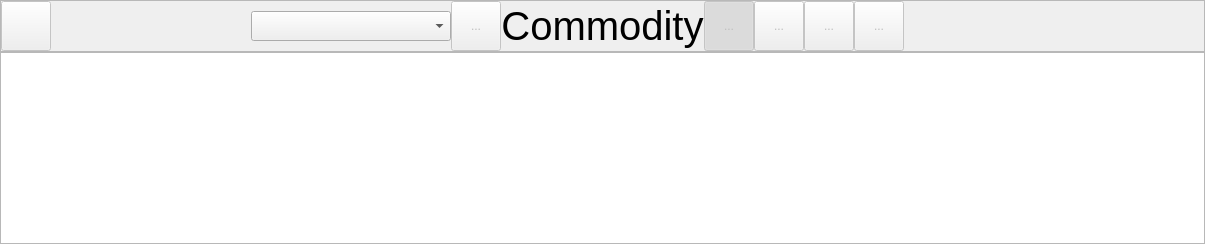
      <widget class="QWidget" name="graph">
       <layout class="QVBoxLayout" name="verticalLayout_5" stretch="0,1">
        <property name="spacing">
         <number>0</number>
        </property>
        <property name="leftMargin">
         <number>0</number>
        </property>
        <property name="topMargin">
         <number>0</number>
        </property>
        <property name="rightMargin">
         <number>0</number>
        </property>
        <property name="bottomMargin">
         <number>0</number>
        </property>
        <item>
         <widget class="QFrame" name="toolbar_graph">
          <property name="sizePolicy">
           <sizepolicy hsizetype="Preferred" vsizetype="Fixed">
            <horstretch>0</horstretch>
            <verstretch>0</verstretch>
           </sizepolicy>
          </property>
          <property name="minimumSize">
           <size>
            <width>0</width>
            <height>0</height>
           </size>
          </property>
          <property name="maximumSize">
           <size>
            <width>16777215</width>
            <height>16777215</height>
           </size>
          </property>
          <property name="sizeIncrement">
           <size>
            <width>0</width>
            <height>0</height>
           </size>
          </property>
          <property name="frameShape">
           <enum>QFrame::StyledPanel</enum>
          </property>
          <property name="frameShadow">
           <enum>QFrame::Plain</enum>
          </property>
          <property name="lineWidth">
           <number>0</number>
          </property>
          <layout class="QHBoxLayout" name="horizontalLayout_6" stretch="0,0,0,0,0,0,0,0,1,0,1,0">
           <property name="spacing">
            <number>0</number>
           </property>
           <property name="leftMargin">
            <number>0</number>
           </property>
           <property name="topMargin">
            <number>0</number>
           </property>
           <property name="rightMargin">
            <number>0</number>
           </property>
           <property name="bottomMargin">
            <number>0</number>
           </property>
           <item>
            <widget class="ToolButton" name="tool_back_graph">
             <property name="enabled">
              <bool>false</bool>
             </property>
             <property name="minimumSize">
              <size>
               <width>50</width>
               <height>50</height>
              </size>
             </property>
             <property name="sizeIncrement">
              <size>
               <width>0</width>
               <height>0</height>
              </size>
             </property>
             <property name="baseSize">
              <size>
               <width>50</width>
               <height>50</height>
              </size>
             </property>
             <property name="text">
              <string/>
             </property>
             <property name="icon">
              <iconset resource="osdria_app.qrc">
               <normaloff>:/icons/img/back_select@2x.png</normaloff>
               <disabledoff>:/icons/img/back_normal@2x.png</disabledoff>:/icons/img/back_select@2x.png</iconset>
             </property>
             <property name="iconSize">
              <size>
               <width>30</width>
               <height>30</height>
              </size>
             </property>
             <property name="toolButtonStyle">
              <enum>Qt::ToolButtonIconOnly</enum>
             </property>
            </widget>
           </item>
           <item>
            <spacer name="leftSpacerDraft150_2">
             <property name="orientation">
              <enum>Qt::Horizontal</enum>
             </property>
             <property name="sizeType">
              <enum>QSizePolicy::Fixed</enum>
             </property>
             <property name="sizeHint" stdset="0">
              <size>
               <width>200</width>
               <height>50</height>
              </size>
             </property>
            </spacer>
           </item>
           <item>
            <widget class="QComboBox" name="select_commodity">
             <property name="minimumSize">
              <size>
               <width>200</width>
               <height>30</height>
              </size>
             </property>
            </widget>
           </item>
           <item>
            <widget class="ToolButton" name="tool_export_graph">
             <property name="enabled">
              <bool>false</bool>
             </property>
             <property name="minimumSize">
              <size>
               <width>50</width>
               <height>50</height>
              </size>
             </property>
             <property name="baseSize">
              <size>
               <width>50</width>
               <height>50</height>
              </size>
             </property>
             <property name="text">
              <string>...</string>
             </property>
             <property name="icon">
              <iconset resource="osdria_app.qrc">
               <normaloff>:/icons/img/export_select@2x.png</normaloff>
               <disabledoff>:/icons/img/export_normal@2x.png</disabledoff>:/icons/img/export_select@2x.png</iconset>
             </property>
             <property name="iconSize">
              <size>
               <width>30</width>
               <height>30</height>
              </size>
             </property>
            </widget>
           </item>
           <item>
            <spacer name="leftSpacerDraft_2">
             <property name="orientation">
              <enum>Qt::Horizontal</enum>
             </property>
             <property name="sizeHint" stdset="0">
              <size>
               <width>0</width>
               <height>50</height>
              </size>
             </property>
            </spacer>
           </item>
           <item>
            <widget class="QLabel" name="title_graph">
             <property name="minimumSize">
              <size>
               <width>0</width>
               <height>0</height>
              </size>
             </property>
             <property name="maximumSize">
              <size>
               <width>16777215</width>
               <height>50</height>
              </size>
             </property>
             <property name="font">
              <font>
               <family>Arial</family>
               <pointsize>30</pointsize>
              </font>
             </property>
             <property name="lineWidth">
              <number>0</number>
             </property>
             <property name="text">
              <string>Commodity</string>
             </property>
             <property name="alignment">
              <set>Qt::AlignCenter</set>
             </property>
             <property name="textInteractionFlags">
              <set>Qt::NoTextInteraction</set>
             </property>
            </widget>
           </item>
           <item>
            <spacer name="rightSpacerGraph">
             <property name="orientation">
              <enum>Qt::Horizontal</enum>
             </property>
             <property name="sizeHint" stdset="0">
              <size>
               <width>0</width>
               <height>50</height>
              </size>
             </property>
            </spacer>
           </item>
           <item>
            <widget class="ToolButton" name="tool_cursor_graph">
             <property name="enabled">
              <bool>false</bool>
             </property>
             <property name="minimumSize">
              <size>
               <width>50</width>
               <height>50</height>
              </size>
             </property>
             <property name="text">
              <string>...</string>
             </property>
             <property name="icon">
              <iconset resource="osdria_app.qrc">
               <normaloff>:/icons/img/cursor_select@2x.png</normaloff>
               <disabledoff>:/icons/img/cursor_normal@2x.png</disabledoff>
               <disabledon>:/icons/img/cursor_select_orange@2x.png</disabledon>:/icons/img/cursor_select@2x.png</iconset>
             </property>
             <property name="iconSize">
              <size>
               <width>30</width>
               <height>30</height>
              </size>
             </property>
             <property name="checkable">
              <bool>true</bool>
             </property>
             <property name="checked">
              <bool>true</bool>
             </property>
            </widget>
           </item>
           <item>
            <widget class="ToolButton" name="tool_zoom_in">
             <property name="enabled">
              <bool>false</bool>
             </property>
             <property name="minimumSize">
              <size>
               <width>50</width>
               <height>50</height>
              </size>
             </property>
             <property name="text">
              <string>...</string>
             </property>
             <property name="icon">
              <iconset resource="osdria_app.qrc">
               <normaloff>:/icons/img/zoom-in_select@2x.png</normaloff>
               <disabledoff>:/icons/img/zoom-in_normal@2x.png</disabledoff>
               <disabledon>:/icons/img/zoom-in_select_orange@2x.png</disabledon>:/icons/img/zoom-in_select@2x.png</iconset>
             </property>
             <property name="iconSize">
              <size>
               <width>30</width>
               <height>30</height>
              </size>
             </property>
             <property name="checkable">
              <bool>true</bool>
             </property>
            </widget>
           </item>
           <item>
            <widget class="ToolButton" name="tool_zoom_out">
             <property name="enabled">
              <bool>false</bool>
             </property>
             <property name="minimumSize">
              <size>
               <width>50</width>
               <height>50</height>
              </size>
             </property>
             <property name="maximumSize">
              <size>
               <width>50</width>
               <height>50</height>
              </size>
             </property>
             <property name="text">
              <string>...</string>
             </property>
             <property name="icon">
              <iconset resource="osdria_app.qrc">
               <normaloff>:/icons/img/zoom-out_select@2x.png</normaloff>
               <disabledoff>:/icons/img/zoom-out_normal@2x.png</disabledoff>
               <disabledon>:/icons/img/zoom-out_select_orange@2x.png</disabledon>:/icons/img/zoom-out_select@2x.png</iconset>
             </property>
             <property name="iconSize">
              <size>
               <width>30</width>
               <height>30</height>
              </size>
             </property>
             <property name="checkable">
              <bool>true</bool>
             </property>
            </widget>
           </item>
           <item>
            <widget class="ToolButton" name="tool_zoom_range">
             <property name="enabled">
              <bool>false</bool>
             </property>
             <property name="minimumSize">
              <size>
               <width>50</width>
               <height>50</height>
              </size>
             </property>
             <property name="text">
              <string>...</string>
             </property>
             <property name="icon">
              <iconset resource="osdria_app.qrc">
               <normaloff>:/icons/img/zoom-range_select@2x.png</normaloff>
               <disabledoff>:/icons/img/zoom-range_normal@2x.png</disabledoff>
               <disabledon>:/icons/img/zoom-range_select_orange@2x.png</disabledon>:/icons/img/zoom-range_select@2x.png</iconset>
             </property>
             <property name="iconSize">
              <size>
               <width>30</width>
               <height>30</height>
              </size>
             </property>
             <property name="checkable">
              <bool>true</bool>
             </property>
            </widget>
           </item>
           <item>
            <spacer name="rightSpace300_2">
             <property name="orientation">
              <enum>Qt::Horizontal</enum>
             </property>
             <property name="sizeType">
              <enum>QSizePolicy::Fixed</enum>
             </property>
             <property name="sizeHint" stdset="0">
              <size>
               <width>300</width>
               <height>50</height>
              </size>
             </property>
            </spacer>
           </item>
          </layout>
         </widget>
        </item>
        <item>
         <layout class="QHBoxLayout" name="main_graph">
          <property name="spacing">
           <number>0</number>
          </property>
          <item>
           <widget class="QGraphicsView" name="graph_view"/>
          </item>
         </layout>
        </item>
       </layout>
      </widget>
